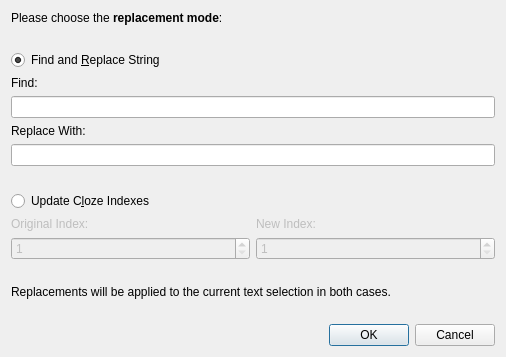
<?xml version="1.0" encoding="UTF-8"?>
<ui version="4.0">
 <class>Dialog</class>
 <widget class="QDialog" name="Dialog">
  <property name="geometry">
   <rect>
    <x>0</x>
    <y>0</y>
    <width>506</width>
    <height>357</height>
   </rect>
  </property>
  <property name="windowTitle">
   <string>Find and Replace</string>
  </property>
  <layout class="QVBoxLayout" name="verticalLayout">
   <item>
    <widget class="QLabel" name="label_6">
     <property name="text">
      <string>Please choose the &lt;b&gt;replacement mode&lt;/b&gt;:</string>
     </property>
    </widget>
   </item>
   <item>
    <spacer name="verticalSpacer">
     <property name="orientation">
      <enum>Qt::Vertical</enum>
     </property>
     <property name="sizeHint" stdset="0">
      <size>
       <width>20</width>
       <height>40</height>
      </size>
     </property>
    </spacer>
   </item>
   <item>
    <widget class="QRadioButton" name="rbString">
     <property name="text">
      <string>Find and &amp;Replace String</string>
     </property>
     <property name="checked">
      <bool>true</bool>
     </property>
    </widget>
   </item>
   <item>
    <layout class="QHBoxLayout" name="horizontalLayout">
     <item>
      <layout class="QVBoxLayout" name="verticalLayout_2">
       <item>
        <widget class="QLabel" name="lbFind">
         <property name="text">
          <string>Find:</string>
         </property>
        </widget>
       </item>
       <item>
        <widget class="QLineEdit" name="teFind"/>
       </item>
       <item>
        <widget class="QLabel" name="lbReplace">
         <property name="text">
          <string>Replace With:</string>
         </property>
        </widget>
       </item>
       <item>
        <widget class="QLineEdit" name="teReplace"/>
       </item>
      </layout>
     </item>
    </layout>
   </item>
   <item>
    <spacer name="verticalSpacer_3">
     <property name="orientation">
      <enum>Qt::Vertical</enum>
     </property>
     <property name="sizeHint" stdset="0">
      <size>
       <width>20</width>
       <height>40</height>
      </size>
     </property>
    </spacer>
   </item>
   <item>
    <widget class="QRadioButton" name="rbCloze">
     <property name="enabled">
      <bool>true</bool>
     </property>
     <property name="text">
      <string>Update C&amp;loze Indexes</string>
     </property>
    </widget>
   </item>
   <item>
    <layout class="QHBoxLayout" name="horizontalLayout_2">
     <item>
      <layout class="QVBoxLayout" name="verticalLayout_4">
       <item>
        <widget class="QLabel" name="lbOriginal">
         <property name="enabled">
          <bool>false</bool>
         </property>
         <property name="text">
          <string>Original Index:</string>
         </property>
        </widget>
       </item>
       <item>
        <widget class="QSpinBox" name="sbOriginal">
         <property name="enabled">
          <bool>false</bool>
         </property>
         <property name="minimum">
          <number>1</number>
         </property>
         <property name="maximum">
          <number>1000</number>
         </property>
        </widget>
       </item>
      </layout>
     </item>
     <item>
      <layout class="QVBoxLayout" name="verticalLayout_5">
       <item>
        <widget class="QLabel" name="lbNew">
         <property name="enabled">
          <bool>false</bool>
         </property>
         <property name="text">
          <string>New Index:</string>
         </property>
        </widget>
       </item>
       <item>
        <widget class="QSpinBox" name="sbNew">
         <property name="enabled">
          <bool>false</bool>
         </property>
         <property name="minimum">
          <number>1</number>
         </property>
         <property name="maximum">
          <number>1000</number>
         </property>
        </widget>
       </item>
      </layout>
     </item>
    </layout>
   </item>
   <item>
    <spacer name="verticalSpacer_2">
     <property name="orientation">
      <enum>Qt::Vertical</enum>
     </property>
     <property name="sizeHint" stdset="0">
      <size>
       <width>20</width>
       <height>40</height>
      </size>
     </property>
    </spacer>
   </item>
   <item>
    <widget class="QLabel" name="label_5">
     <property name="text">
      <string>Replacements will be applied to the current text selection in both cases.</string>
     </property>
    </widget>
   </item>
   <item>
    <spacer name="verticalSpacer_4">
     <property name="orientation">
      <enum>Qt::Vertical</enum>
     </property>
     <property name="sizeHint" stdset="0">
      <size>
       <width>20</width>
       <height>40</height>
      </size>
     </property>
    </spacer>
   </item>
   <item>
    <widget class="QDialogButtonBox" name="buttonBox">
     <property name="orientation">
      <enum>Qt::Horizontal</enum>
     </property>
     <property name="standardButtons">
      <set>QDialogButtonBox::Cancel|QDialogButtonBox::Ok</set>
     </property>
    </widget>
   </item>
  </layout>
 </widget>
 <resources/>
 <connections>
  <connection>
   <sender>buttonBox</sender>
   <signal>accepted()</signal>
   <receiver>Dialog</receiver>
   <slot>accept()</slot>
   <hints>
    <hint type="sourcelabel">
     <x>248</x>
     <y>254</y>
    </hint>
    <hint type="destinationlabel">
     <x>157</x>
     <y>274</y>
    </hint>
   </hints>
  </connection>
  <connection>
   <sender>buttonBox</sender>
   <signal>rejected()</signal>
   <receiver>Dialog</receiver>
   <slot>reject()</slot>
   <hints>
    <hint type="sourcelabel">
     <x>316</x>
     <y>260</y>
    </hint>
    <hint type="destinationlabel">
     <x>286</x>
     <y>274</y>
    </hint>
   </hints>
  </connection>
 </connections>
</ui>
